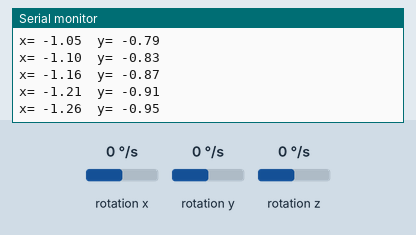
This sketch was run on a simulated Arduino Uno, built with avr-gcc and run on an emulated ATmega328P. On the bench: the last lines printed to the serial monitor. Wiring (inferred from the names in the program): MPU-6050 motion sensor at I2C address 0x68. Inputs (shaded band) come from the test bench; at power-on: rotation x 0 °/s, rotation y 0 °/s, rotation z 0 °/s.

Above: at 6.2 s.
6.3 s: rotation x set to -192 °/s
At 6.31 s:
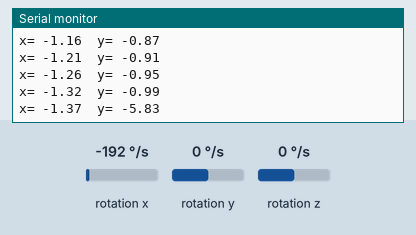
7.8 s: rotation y set to -192 °/s
At 7.82 s:
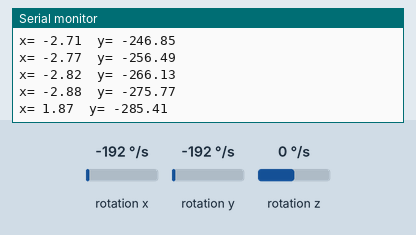
10.8 s: rotation x set to -100 °/s
At 10.85 s:
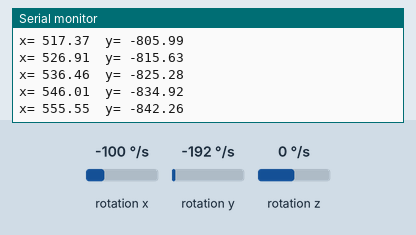
Timing chart, 0 to 13.8 s (numbered marks = the images above; inputs shaded):
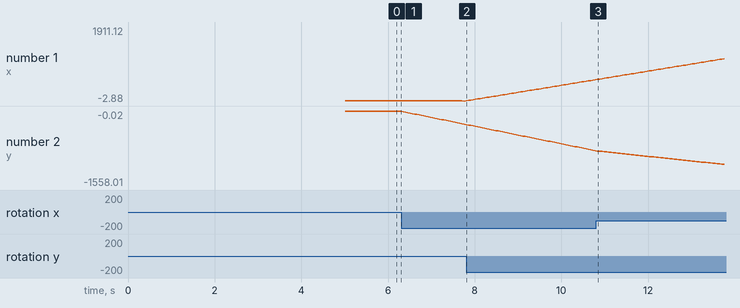

Measured:
- after the input at 6.3 s, the serial monitor: prints a new line at once (image 1)
- plotted number 2: -0.99 → -275.77 after the input at 6.3 s

The sketch:

MPU6050_Implementation.ino
```cpp
// (licence header left out)
#include <Wire.h>

#define LOOP_DELAY  50

const float LOOP_SEC_PART = LOOP_DELAY / 1000.0;

long accelX, accelY, accelZ;
float gForceX, gForceY, gForceZ;

long gyroX, gyroY, gyroZ;
float rotX, rotY, rotZ;
float lastXrot, lastYrot, lastZrot;

float currXangl, currYangl;
float xShiftMs, yShiftMs;

void setup() {
  Serial.begin(9600);
  Wire.begin();
  setupMPU();

  currXangl = 0.0;
  currYangl = 0.0;

  lastXrot = 0.0;
  lastYrot = 0.0;
  lastZrot = 0.0;

  xShiftMs = 10.0 / (25.782 * 1000);
  yShiftMs = 10.0 / (80.0 * 1000);

  Serial.print("wait..  ");
  delay(5 * 1000);
  Serial.println("started");
}


void loop() {
//  recordAccelRegisters();
  recordGyroRegisters();
//  printData();

  rotX -= 0.81;
  rotY -= -1.075;

  currXangl += - (((rotY + lastYrot) / 2) * LOOP_SEC_PART);
  currYangl += (((rotX + lastXrot) / 2) * LOOP_SEC_PART);

  lastXrot = rotX;
  lastYrot = rotY;

  Serial.print("x= "); Serial.print(currXangl);  Serial.print("\t");
  Serial.print("y= "); Serial.print(currYangl);  Serial.println(" ");

  delay(LOOP_DELAY);
}

void setupMPU(){
  Wire.beginTransmission(0b1101000); //This is the I2C address of the MPU (b1101000/b1101001 for AC0 low/high datasheet sec. 9.2)
  Wire.write(0x6B); //Accessing the register 6B - Power Management (Sec. 4.28)
  Wire.write(0b00000000); //Setting SLEEP register to 0. (Required; see Note on p. 9)
  Wire.endTransmission();

  Wire.beginTransmission(0b1101000); //I2C address of the MPU
  Wire.write(0x1B); //Accessing the register 1B - Gyroscope Configuration (Sec. 4.4)
  Wire.write(0x00000000); //Setting the gyro to full scale +/- 250deg./s
  Wire.endTransmission();

  Wire.beginTransmission(0b1101000); //I2C address of the MPU
  Wire.write(0x1C); //Accessing the register 1C - Acccelerometer Configuration (Sec. 4.5)
  Wire.write(0b00000000); //Setting the accel to +/- 2g
  Wire.endTransmission();
}

void recordAccelRegisters() {
  Wire.beginTransmission(0b1101000); //I2C address of the MPU
  Wire.write(0x3B); //Starting register for Accel Readings
  Wire.endTransmission();
  Wire.requestFrom(0b1101000,6); //Request Accel Registers (3B - 40)
  while(Wire.available() < 6);
  accelX = Wire.read()<<8|Wire.read(); //Store first two bytes into accelX
  accelY = Wire.read()<<8|Wire.read(); //Store middle two bytes into accelY
  accelZ = Wire.read()<<8|Wire.read(); //Store last two bytes into accelZ
  processAccelData();
}

void processAccelData(){
  gForceX = accelX / 16384.0;
  gForceY = accelY / 16384.0;
  gForceZ = accelZ / 16384.0;
}

void recordGyroRegisters() {
  Wire.beginTransmission(0b1101000); //I2C address of the MPU
  Wire.write(0x43); //Starting register for Gyro Readings
  Wire.endTransmission();
  Wire.requestFrom(0b1101000,6); //Request Gyro Registers (43 - 48)
  while(Wire.available() < 6);
  gyroX = Wire.read()<<8|Wire.read(); //Store first two bytes into accelX
  gyroY = Wire.read()<<8|Wire.read(); //Store middle two bytes into accelY
  gyroZ = Wire.read()<<8|Wire.read(); //Store last two bytes into accelZ
  processGyroData();
}

void processGyroData() {
  rotX = gyroX / 131.0;
  rotY = gyroY / 131.0;
  rotZ = gyroZ / 131.0;
}

void printData() {
  Serial.print("Gyro (deg)");
  Serial.print(" X=");
  Serial.print(rotX);
  Serial.print(" Y=");
  Serial.print(rotY);
  Serial.print(" Z=");
  Serial.print(rotZ);
  Serial.print(" Accel (g)");
  Serial.print(" X=");
  Serial.print(gForceX);
  Serial.print(" Y=");
  Serial.print(gForceY);
  Serial.print(" Z=");
  Serial.println(gForceZ);
}
```
